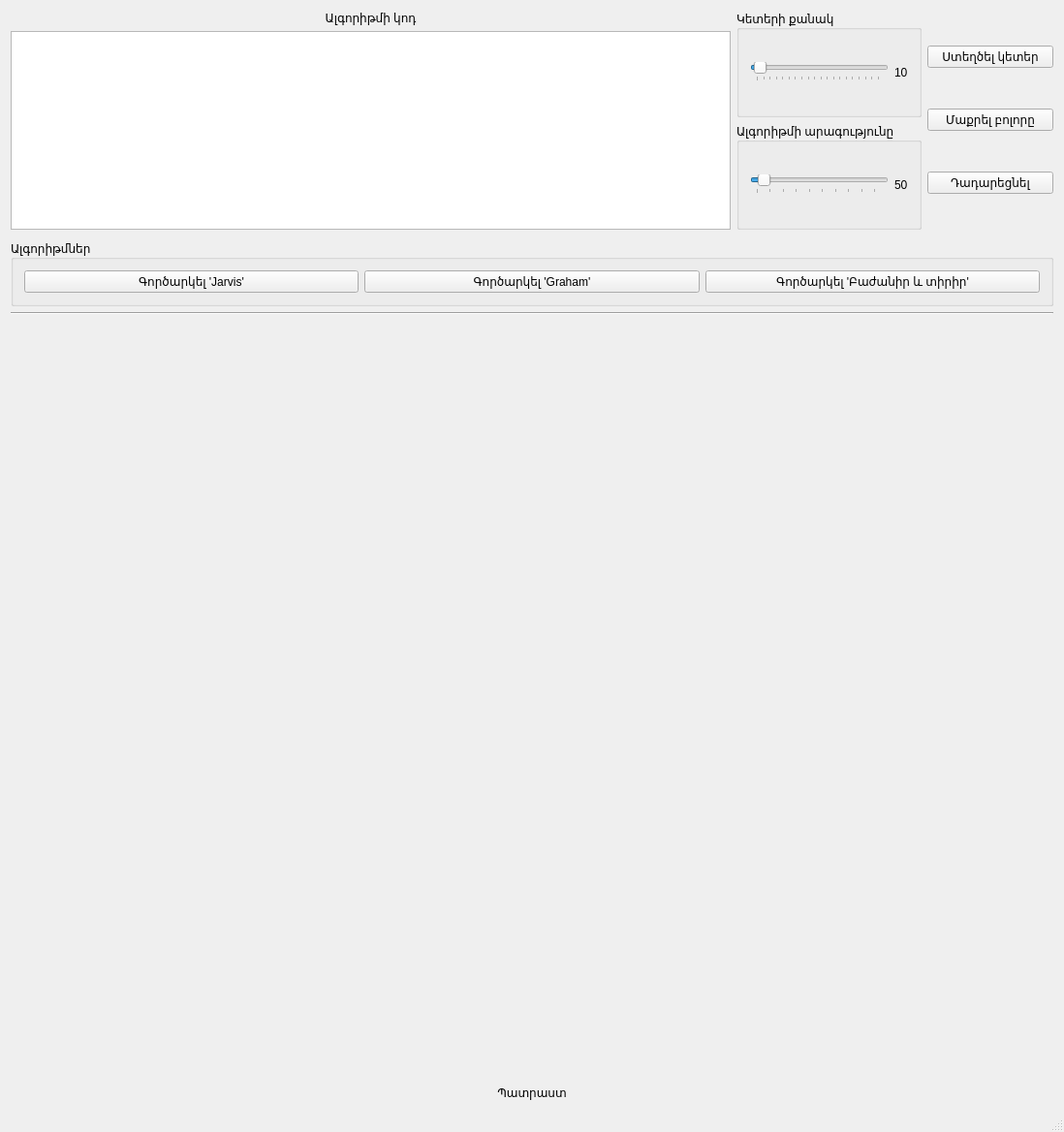
<?xml version="1.0" encoding="UTF-8"?>
<ui version="4.0">
 <class>MainWindow</class>
 <widget class="QMainWindow" name="MainWindow">
  <property name="geometry">
   <rect>
    <x>0</x>
    <y>0</y>
    <width>1019</width>
    <height>1168</height>
   </rect>
  </property>
  <property name="windowTitle">
   <string>ՈՒռուցիկ Թաղանթի վիզուալիզատոր</string>
  </property>
  <widget class="QWidget" name="centralWidget">
   <layout class="QVBoxLayout" name="verticalLayout">
    <item>
     <layout class="QHBoxLayout" name="horizontalLayout_5">
      <property name="bottomMargin">
       <number>5</number>
      </property>
      <item>
       <layout class="QVBoxLayout" name="codeLayout">
        <item>
         <widget class="QLabel" name="codeTitleLabel">
          <property name="sizePolicy">
           <sizepolicy hsizetype="Preferred" vsizetype="Fixed">
            <horstretch>0</horstretch>
            <verstretch>0</verstretch>
           </sizepolicy>
          </property>
          <property name="text">
           <string>Ալգորիթմի կոդ</string>
          </property>
          <property name="alignment">
           <set>Qt::AlignCenter</set>
          </property>
         </widget>
        </item>
        <item>
         <widget class="QTextEdit" name="codeDisplay">
          <property name="sizePolicy">
           <sizepolicy hsizetype="Ignored" vsizetype="Minimum">
            <horstretch>1</horstretch>
            <verstretch>0</verstretch>
           </sizepolicy>
          </property>
          <property name="minimumSize">
           <size>
            <width>743</width>
            <height>205</height>
           </size>
          </property>
          <property name="sizeIncrement">
           <size>
            <width>0</width>
            <height>5</height>
           </size>
          </property>
          <property name="baseSize">
           <size>
            <width>0</width>
            <height>7</height>
           </size>
          </property>
          <property name="font">
           <font>
            <family>Consolas</family>
            <pointsize>10</pointsize>
           </font>
          </property>
          <property name="readOnly">
           <bool>true</bool>
          </property>
         </widget>
        </item>
       </layout>
      </item>
      <item>
       <layout class="QVBoxLayout" name="verticalLayout_2"/>
      </item>
      <item>
       <layout class="QVBoxLayout" name="controlsLayout">
        <item>
         <widget class="QGroupBox" name="groupBox">
          <property name="title">
           <string>Կետերի քանակ</string>
          </property>
          <layout class="QHBoxLayout" name="pointsLayout">
           <property name="topMargin">
            <number>0</number>
           </property>
           <property name="bottomMargin">
            <number>0</number>
           </property>
           <item>
            <widget class="QSlider" name="pointsSlider">
             <property name="focusPolicy">
              <enum>Qt::NoFocus</enum>
             </property>
             <property name="minimum">
              <number>5</number>
             </property>
             <property name="maximum">
              <number>200</number>
             </property>
             <property name="value">
              <number>10</number>
             </property>
             <property name="orientation">
              <enum>Qt::Horizontal</enum>
             </property>
             <property name="tickPosition">
              <enum>QSlider::TicksBelow</enum>
             </property>
            </widget>
           </item>
           <item>
            <widget class="QLabel" name="pointsValueLabel">
             <property name="text">
              <string>10</string>
             </property>
            </widget>
           </item>
          </layout>
         </widget>
        </item>
        <item>
         <widget class="QGroupBox" name="speedBox">
          <property name="title">
           <string>Ալգորիթմի արագությունը</string>
          </property>
          <layout class="QHBoxLayout" name="speedLayout">
           <property name="topMargin">
            <number>0</number>
           </property>
           <property name="bottomMargin">
            <number>0</number>
           </property>
           <item>
            <widget class="QSlider" name="speedSlider">
             <property name="focusPolicy">
              <enum>Qt::NoFocus</enum>
             </property>
             <property name="minimum">
              <number>5</number>
             </property>
             <property name="maximum">
              <number>100</number>
             </property>
             <property name="value">
              <number>10</number>
             </property>
             <property name="orientation">
              <enum>Qt::Horizontal</enum>
             </property>
             <property name="tickPosition">
              <enum>QSlider::TicksBelow</enum>
             </property>
            </widget>
           </item>
           <item>
            <widget class="QLabel" name="speedValueLabel">
             <property name="text">
              <string>50</string>
             </property>
            </widget>
           </item>
          </layout>
         </widget>
        </item>
       </layout>
      </item>
      <item>
       <layout class="QVBoxLayout" name="buttonsLayout">
        <item>
         <widget class="QPushButton" name="generateButton">
          <property name="minimumSize">
           <size>
            <width>130</width>
            <height>0</height>
           </size>
          </property>
          <property name="focusPolicy">
           <enum>Qt::NoFocus</enum>
          </property>
          <property name="text">
           <string>Ստեղծել կետեր</string>
          </property>
         </widget>
        </item>
        <item>
         <widget class="QPushButton" name="clearButton">
          <property name="minimumSize">
           <size>
            <width>130</width>
            <height>0</height>
           </size>
          </property>
          <property name="text">
           <string>Մաքրել բոլորը</string>
          </property>
         </widget>
        </item>
        <item>
         <widget class="QPushButton" name="stopButton">
          <property name="minimumSize">
           <size>
            <width>130</width>
            <height>0</height>
           </size>
          </property>
          <property name="text">
           <string>Դադարեցնել</string>
          </property>
         </widget>
        </item>
       </layout>
      </item>
     </layout>
    </item>
    <item>
     <widget class="QGroupBox" name="algorithmGroup">
      <property name="title">
       <string>Ալգորիթմներ</string>
      </property>
      <layout class="QHBoxLayout" name="algorithmLayout">
       <item>
        <widget class="QPushButton" name="jarvisButton">
         <property name="focusPolicy">
          <enum>Qt::NoFocus</enum>
         </property>
         <property name="text">
          <string>Գործարկել 'Jarvis'</string>
         </property>
        </widget>
       </item>
       <item>
        <widget class="QPushButton" name="grahamButton">
         <property name="focusPolicy">
          <enum>Qt::NoFocus</enum>
         </property>
         <property name="text">
          <string>Գործարկել 'Graham'</string>
         </property>
        </widget>
       </item>
       <item>
        <widget class="QPushButton" name="dacButton">
         <property name="focusPolicy">
          <enum>Qt::NoFocus</enum>
         </property>
         <property name="text">
          <string>Գործարկել 'Բաժանիր և տիրիր'</string>
         </property>
        </widget>
       </item>
      </layout>
     </widget>
    </item>
    <item>
     <widget class="Line" name="line">
      <property name="orientation">
       <enum>Qt::Horizontal</enum>
      </property>
     </widget>
    </item>
    <item>
     <layout class="QHBoxLayout" name="contentLayout">
      <item>
       <widget class="DrawWidget" name="drawWidget" native="true">
        <property name="sizePolicy">
         <sizepolicy hsizetype="Expanding" vsizetype="Expanding">
          <horstretch>1</horstretch>
          <verstretch>0</verstretch>
         </sizepolicy>
        </property>
        <property name="minimumSize">
         <size>
          <width>500</width>
          <height>480</height>
         </size>
        </property>
       </widget>
      </item>
     </layout>
    </item>
    <item>
     <widget class="QLabel" name="statusLabel">
      <property name="text">
       <string>Պատրաստ</string>
      </property>
      <property name="alignment">
       <set>Qt::AlignCenter</set>
      </property>
     </widget>
    </item>
   </layout>
  </widget>
  <widget class="QStatusBar" name="statusBar"/>
 </widget>
 <layoutdefault spacing="6" margin="11"/>
 <customwidgets>
  <customwidget>
   <class>DrawWidget</class>
   <extends>QWidget</extends>
   <header>drawwidget.h</header>
   <container>1</container>
  </customwidget>
 </customwidgets>
 <resources/>
 <connections/>
</ui>
